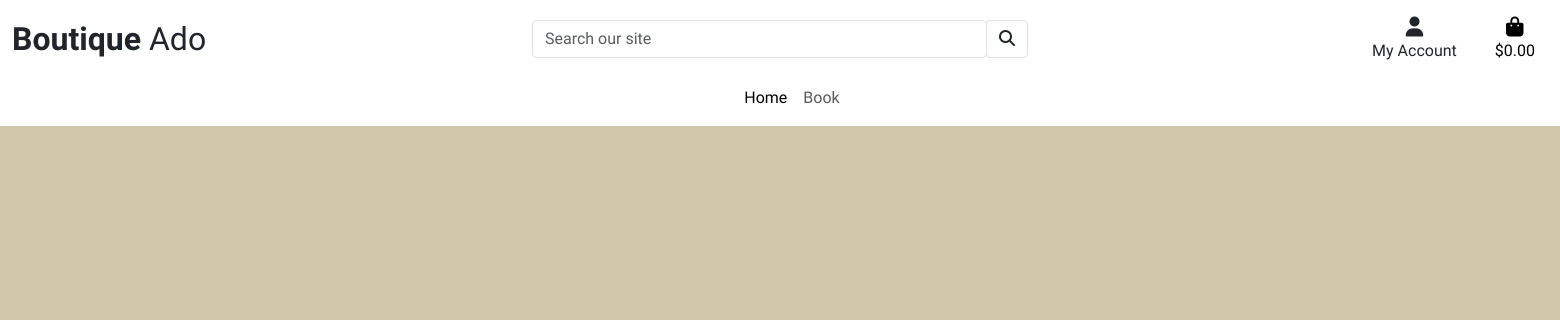
Before: /products/ with the older database file.
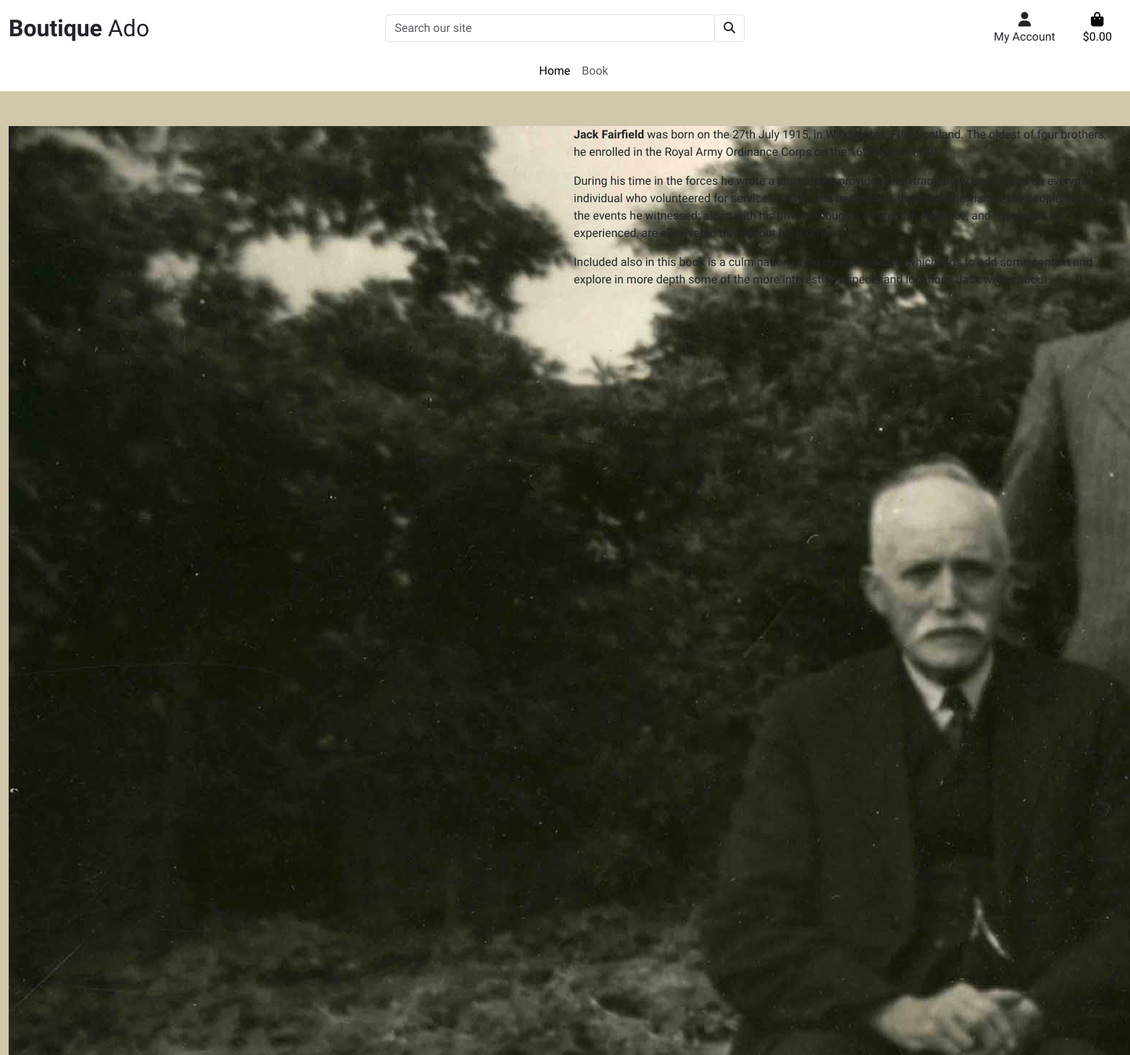
After: the same page with the newer database file.
### products/models.py (models this page shows, shortened)
class Product(models.Model):
    category = models.ForeignKey('Category', null=True, blank=True, on_delete=models.SET_NULL)
    name = models.CharField(max_length=254)
    description = models.TextField()
    price = models.DecimalField(max_digits=6, decimal_places=2)
    image = models.ImageField(null=True, blank=True)
    image_2 = models.ImageField(null=True, blank=True)

### products/views.py (the view)
# urls.py: path('', views.all_products, name='products'),
def all_products(request):
    products = Product.objects.all()
    context = {
        'products': products,
    }
    return render(request, 'products/products.html', context)

### products/templates/products/products.html (shortened to what this page needs)
{% extends "base.html" %}
{% load static %}
{% block page_header %}
<div class="container header-container">
</div>
{% endblock %}
{% block content %}
<div class="container-fluid">
    <div class="row mt-5">
        {% for product in products %}
        <div class="col-12 col-md-6 text-center">
            <img src="{{ product.image.url }}" alt="Jack Fairfield - Book Front Cover">
        </div>
        <div class="col-12 col-md-6 max-auto">
            <p><strong>Jack Fairfield</strong> was born on the 27th July 1915, in Windygates, Fife, Scotland. The oldest
                of four
                brothers, he enrolled
                in the Royal Army Ordinance Corps on the 16th March 1940.</p>
            <p>During his time in the forces he wrote a journal that provides an extraordinary insight into an everyday
                individual who
                volunteered for service in WW2. His beginnings, the places he visited, the people he saw, the events he
                witnessed; along
                with his private thoughts of anguish, injustice, and happiness he experienced, are all covered
                throughout his journey.
            </p>
            Included also in this book is a culmination of extensive research, which aids to add some context and
            explore in more
            depth some of the more interesting aspects and locations Jack writes about.
        </div>
        {% endfor %}
    </div>
</div>
{% endblock %}

Changed rows visible on the page:
added Product: image (picture)
